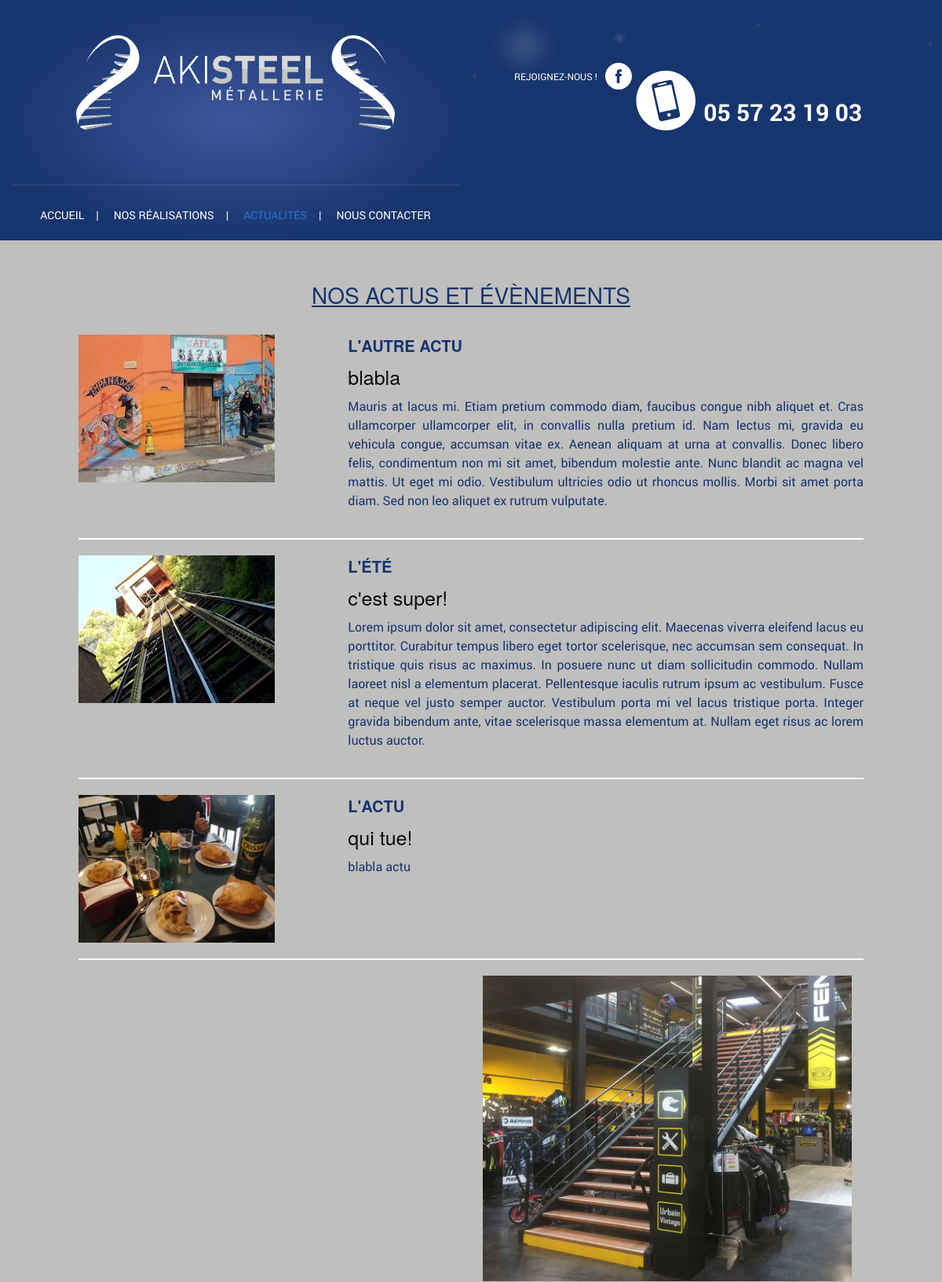
Page /actualites.php (upper part) on the earlier database version.
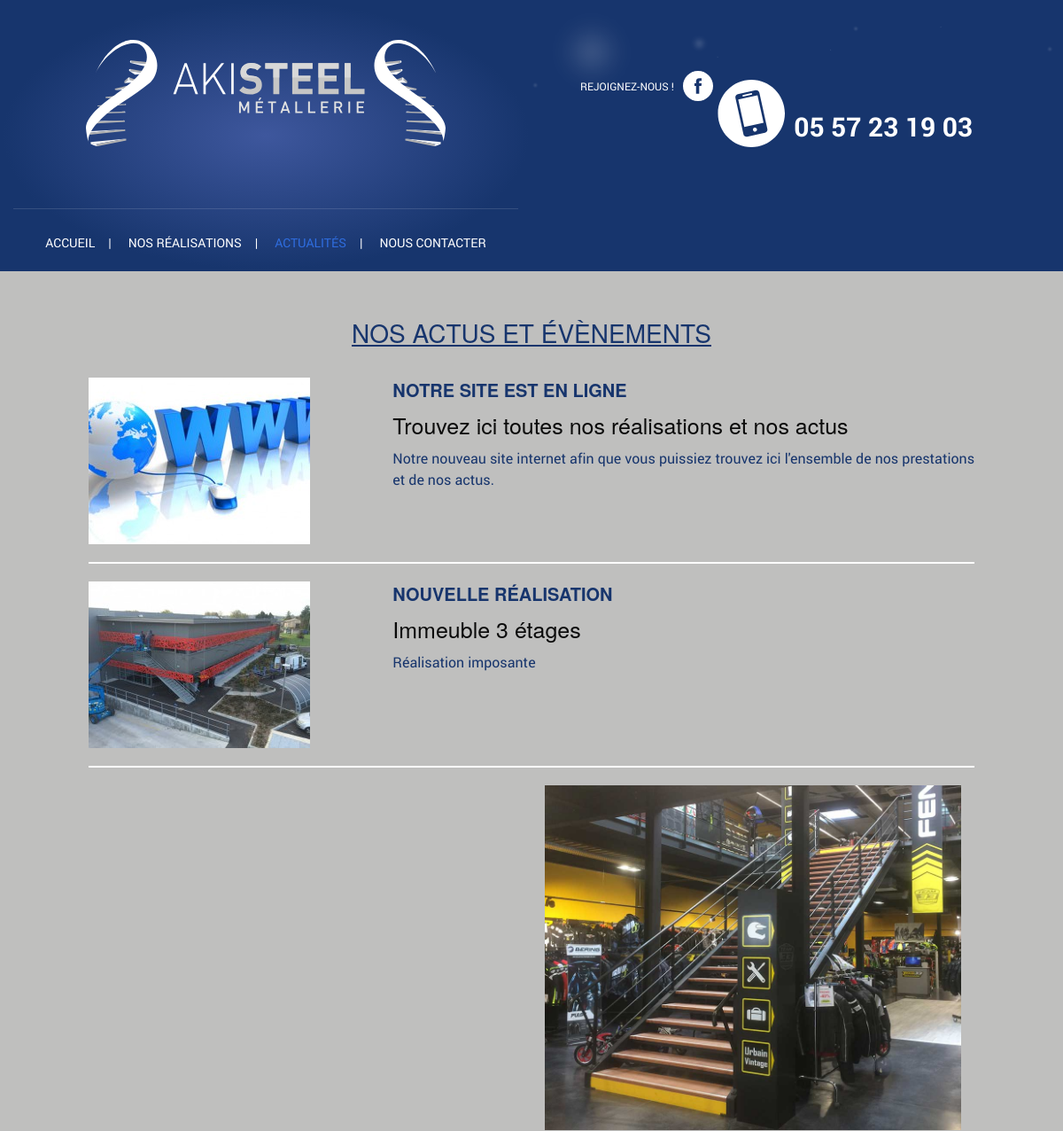
Same page on the later database version.
### tables this page shows
CREATE TABLE `news` (
  `id_news` int(11) NOT NULL AUTO_INCREMENT,
  `date_news` datetime NOT NULL,
  `titre` varchar(250) NOT NULL,
  `sous_titre` varchar(100) NOT NULL,
  `contenu` text,
  `image` varchar(250) DEFAULT NULL,
  `accueil` tinyint(4) NOT NULL DEFAULT '0',
  `online` tinyint(4) NOT NULL DEFAULT '0',
  PRIMARY KEY (`id_news`)
);

### admin/classes/StorageManager.php (called while the page is built, shortened)
<?php
class StorageManager{
	protected function dbConnect() {
	    $host = DBHOST;
	    $user = DBUSER;
	    $pass = DBPASSWD;
	    $bdd  = DBNAME;
		try {
			$this->mysqli = new mysqli ($host, $user, $pass, $bdd) ;
		} catch (Exception $e) {
			throw new Exception("Erreur Connexion DB ". $e->getMessage());
		}
	}
}
?>

### admin/classes/News.php (called while the page is built, shortened)
<?php
require_once("StorageManager.php");
class News extends StorageManager {
	public function newsValidGet( $debug=false ){
		$requete = "SELECT * FROM `news` WHERE online=1 ORDER BY `date_news` DESC" ;
		$new_array = null;
		$result = mysqli_query($this->mysqli,$requete);
		while( $row = mysqli_fetch_assoc( $result)){
			$new_array[] = $row;
		}
		return $new_array;
	}
}

### actualites.php (the view, shortened to what this page needs)
<?
	require $_SERVER[ "DOCUMENT_ROOT" ] . "/admin/classes/News.php";
	$debug = 	false;
	$news = 	new News();
	$liste_actualite = $news->newsValidGet( $debug );
?>
<!doctype html>
<html class="no-js" lang="fr" dir="ltr">
	<head>
		<? include( $_SERVER[ "DOCUMENT_ROOT" ] . "/inc/meta.php" ); ?>
	</head>
	<body class="realisations">
		<? include( $_SERVER[ "DOCUMENT_ROOT" ] . "/inc/header.php" ); ?>
		<div class="row fullwidth content2">
			<div class="row contenu-realisations">
				<div class="large-12 columns">
					<h1>Nos actus et évènements</h1>
				</div>
				<div class="actualite">
        			<?
        			if ( !empty( $liste_actualite ) ) {
        				foreach( $liste_actualite as $_actualite ) {
        					echo "<div class='row'>\n";
        					echo "	<div class='large-4 medium-4 small-12 columns'>\n";
        					echo "		<a href='photos/news/normale" . $_actualite[ "image" ] . "' class='fancybox'><img src='/photos/news/liste_actualite" . $_actualite[ "image" ] . "' alt='' /></a>\n";
        					echo "	</div>\n";
        					echo "	<div class='large-8 medium-8 small-12 columns'>\n";
        					echo "		<h3>" . $_actualite[ "titre" ] . "</h3>\n";
        					echo "		<h4>" . $_actualite[ "sous_titre" ] . "</h4>\n";
        					echo "		<p>" . $_actualite[ "contenu" ] . "</p>\n";
        					echo "	</div>\n";
        					echo "</div>\n";
        					echo "	<hr>";
        				}
        			}
        			?>
			     </div>
			      <div class="large-6 columns">
				</div>
			     <div class="large-6 columns">
					 <img alt="" src="img/escal.jpg">
				</div>
			</div>
		</div>
	</body>
</html>

### inc/meta.php (shortened to what this page needs)
<link rel="stylesheet" href="css/foundation.css" />
<link rel="stylesheet" href="css/swiper.min.css" />
<link rel="stylesheet" href="js/vendor/fancybox/jquery.fancybox.css?v=2.1.5" />
<link rel="stylesheet" href="js/vendor/fancybox/helpers/jquery.fancybox-buttons.css?v=1.0.5" />
<link rel="stylesheet" href="js/vendor/fancybox/helpers/jquery.fancybox-thumbs.css?v=1.0.7" />
<link rel="stylesheet" href="css/style.css" />
<link rel="stylesheet" href="css/app.css" />

### inc/header.php
<header>
	<div class="row fullwidth" data-equalize-on="large">
		<div class="large-6 medium-12 small-12 columns" data-equalizer-watch>
			<a href="index.php"><img src="img/logo-akisteel.svg" alt="" class="logo" /></a>
			<nav>
				<ul>
					<li><a href="index.php">accueil</a></li>
					<li><a href="realisations.php">nos réalisations</a></li>
					<li><a href="actualites.php">actualités</a></li>
					<li><a href="contact.php">nous contacter</a></li>
				</ul>
			</nav>
		</div>
		<div class="large-6 medium-12 small-12 columns social" data-equalizer-watch>
			<a href="<?=FACEBOOK_LINK?>" class="facebook">Rejoignez-nous !</a>
			<a href="tel:+33557231903"  class="telephone">05 57 23 19 03</a>
		</div>
	</div>
</header>

### css/app.css (style rules this page uses)
* { font-family:'roboto'; }
html, body { height:auto; }
html { min-height:100%; }
body { background:#17356d;min-height:100%; }
h1, h2 { color:#17356d;font-weight:normal;text-decoration:underline;text-transform:uppercase;font-size:28px;text-align:center;margin-bottom:30px; }
h3 { color:#17356d;font-weight:normal;text-decoration:underline;text-transform:uppercase;font-size:21px;text-align:center; }
.actualite h3 { color:#17356d;font-weight:bold;text-decoration:none; text-transform:uppercase;font-size:20px;text-align:left; }
.actualite { margin-top: 70px; }
p { font-size:16px;line-height:24px;text-align:justify;color:#17356d; }
.fullwidth { max-width:100%; }
.logo { display:block;margin:45px auto 70px auto; }
header .columns:first-child { background:#3e579d;background:-moz-radial-gradient(center, ellipse cover, #3e579d 0%, #17356d 70%);background:-webkit-radial-gradient(center, ellipse cover, #3e579d 0%,#17356d 70%);background:radial-gradient(ellipse at center, #3e579d 0%,#17356d 70%);filter:progid:DXImageTransform.Microsoft.gradient( startColorstr='#3e579d', endColorstr='#17356d',GradientType=1); }
nav { color:#fff;border-top:1px solid rgba(255,255,255,0.13);padding-top:25px;padding-bottom:20px;text-align:center; }
nav ul { margin:0; }
nav ul li { display:inline-block;text-transform:uppercase;font-size:14px; }
nav ul li a { color:#fff; }
nav ul li.active a, nav ul li:hover a { color:#2f6ddf; }
nav ul li:after { content:'|';padding:0 15px; }
nav ul li:last-child:after { display:none; }
.social { position:relative;background-image:url('../img/bg-top-right.png');background-repeat:no-repeat; }
.social .facebook { font-weight:lighter;font-size:12px;text-transform:uppercase;color:#fff;display:block;margin-top:80px;margin-left:40px; }
.social .facebook:after { content:url('../img/logo-facebook.svg');vertical-align:-12px;padding-left:10px; }
.social .telephone { position:absolute;font-weight:bold;font-size:30px;text-transform:uppercase;color:#fff;display:block;top:90px;left:50%;margin-left:-90px; }
.social .telephone:before { content:url('../img/telephone.svg');vertical-align:-12px;padding-right:10px; }
.content2 { background:#bfbfbe;position:relative; }
.content2 .contenu-realisations { width:100%;padding:50px 0 30px 0;margin:0;max-width:1000px;margin:0 auto; }
hr { height: 2px; padding: 0; color: #FFF; background-color: #FFF; border: 0; }

Differences in the rows shown:
removed news: image (picture), titre "L'ÉTÉ", sous_titre "c'est super!", contenu "Lorem ipsum dolor sit amet, consectetur adipiscing elit. Maecenas viverra eleifend lacus eu porttitor. Curabitur tempus libero eget tortor scelerisque, nec accumsan sem consequat. In tristique quis risus ac maximus. In posuere nunc ut diam sollicitudin commodo. Nullam laoreet nisl a elementum placerat. Pellentesque iaculis rutrum ipsum ac vestibulum. Fusce at neque vel justo semper auctor. Vestibulum porta mi vel lacus tristique porta. Integer gravida bibendum ante, vitae scelerisque massa elementum at. Nullam eget risus ac lorem luctus auctor."
removed news: image (picture), titre "L'ACTU", sous_titre "qui tue!", contenu "blabla actu"
added news: image (picture), titre "NOTRE SITE EST EN LIGNE", sous_titre "Trouvez ici toutes nos réalisations et nos actus", contenu "Notre nouveau site internet afin que vous puissiez trouvez ici l'ensemble de nos prestations et de nos actus."
changed news: image: a different picture; titre "L'AUTRE ACTU" → "NOUVELLE RÉALISATION"; sous_titre "blabla" → "Immeuble 3 étages"; contenu "Mauris at lacus mi. Etiam pretium commodo diam, faucibus congue nibh aliquet et. Cras ullamcorper ullamcorper elit, in convallis nulla pretium id. Nam lectus mi, gravida eu vehicula congue, accumsan vitae ex. Aenean aliquam at urna at convallis. Donec libero felis, condimentum non mi sit amet, bibendum molestie ante. Nunc blandit ac magna vel mattis. Ut eget mi odio. Vestibulum ultricies odio ut rhoncus mollis. Morbi sit amet porta diam. Sed non leo aliquet ex rutrum vulputate." → "Réalisation imposante"
